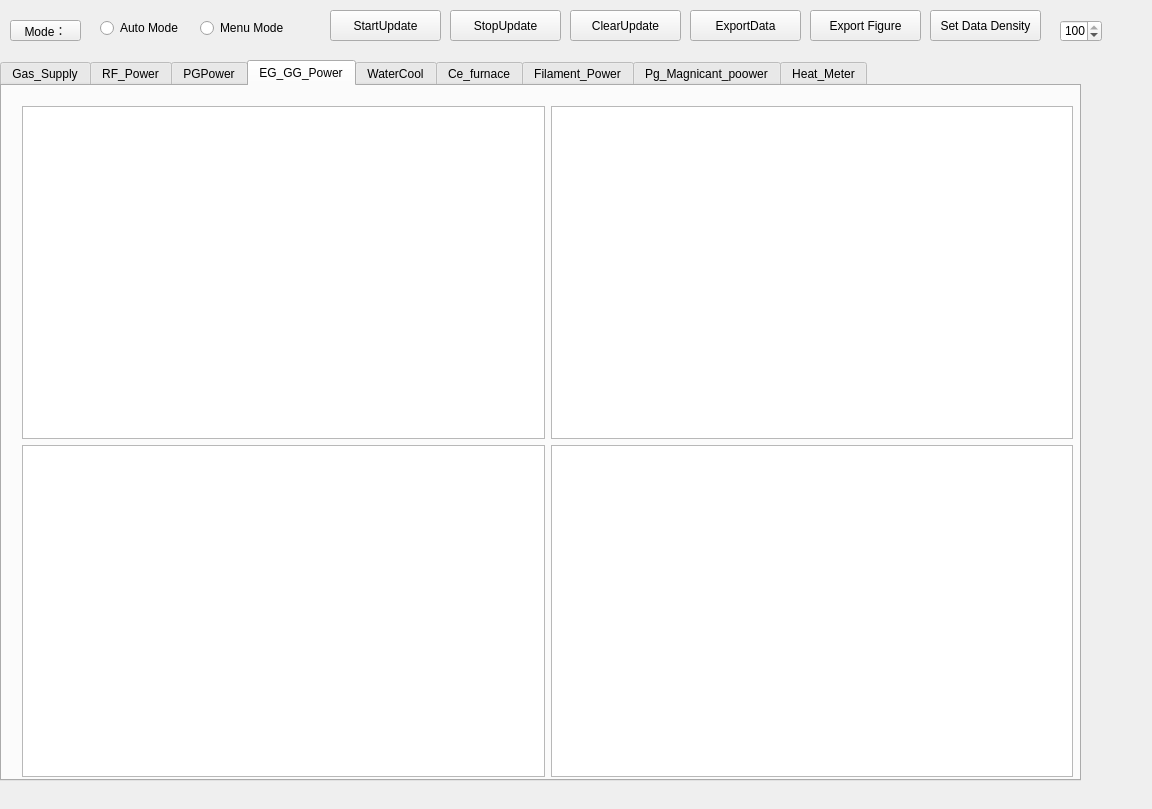
<?xml version="1.0" encoding="UTF-8"?>
<ui version="4.0">
 <class>Dialog</class>
 <widget class="QDialog" name="Dialog">
  <property name="geometry">
   <rect>
    <x>0</x>
    <y>0</y>
    <width>1152</width>
    <height>809</height>
   </rect>
  </property>
  <property name="windowTitle">
   <string>Dialog</string>
  </property>
  <widget class="QTabWidget" name="tabWidget">
   <property name="geometry">
    <rect>
     <x>0</x>
     <y>60</y>
     <width>1081</width>
     <height>721</height>
    </rect>
   </property>
   <property name="currentIndex">
    <number>3</number>
   </property>
   <widget class="QWidget" name="tab_4">
    <attribute name="title">
     <string>Gas_Supply</string>
    </attribute>
    <widget class="QWidget" name="gridLayoutWidget_12">
     <property name="geometry">
      <rect>
       <x>10</x>
       <y>10</y>
       <width>1051</width>
       <height>681</height>
      </rect>
     </property>
     <layout class="QGridLayout" name="gridLayout_4">
      <item row="2" column="0">
       <widget class="PlotWidget" name="graphicsView_15"/>
      </item>
      <item row="1" column="0">
       <widget class="PlotWidget" name="graphicsView_14"/>
      </item>
     </layout>
    </widget>
   </widget>
   <widget class="QWidget" name="tab_6">
    <attribute name="title">
     <string>RF_Power</string>
    </attribute>
    <widget class="QWidget" name="gridLayoutWidget_14">
     <property name="geometry">
      <rect>
       <x>20</x>
       <y>10</y>
       <width>1051</width>
       <height>681</height>
      </rect>
     </property>
     <layout class="QGridLayout" name="gridLayout_6">
      <item row="2" column="0">
       <widget class="PlotWidget" name="graphicsView_20"/>
      </item>
      <item row="1" column="0">
       <widget class="PlotWidget" name="graphicsView_19"/>
      </item>
     </layout>
    </widget>
   </widget>
   <widget class="QWidget" name="tab">
    <attribute name="title">
     <string>PGPower</string>
    </attribute>
    <widget class="QWidget" name="gridLayoutWidget_16">
     <property name="geometry">
      <rect>
       <x>30</x>
       <y>20</y>
       <width>1051</width>
       <height>671</height>
      </rect>
     </property>
     <layout class="QGridLayout" name="gridLayout_8">
      <item row="0" column="0">
       <widget class="PlotWidget" name="graphicsView_23"/>
      </item>
      <item row="1" column="0">
       <widget class="PlotWidget" name="graphicsView_24"/>
      </item>
     </layout>
    </widget>
   </widget>
   <widget class="QWidget" name="tab_8">
    <attribute name="title">
     <string>EG_GG_Power</string>
    </attribute>
    <widget class="QWidget" name="gridLayoutWidget_17">
     <property name="geometry">
      <rect>
       <x>20</x>
       <y>20</y>
       <width>1051</width>
       <height>671</height>
      </rect>
     </property>
     <layout class="QGridLayout" name="gridLayout_9">
      <item row="3" column="0">
       <widget class="PlotWidget" name="graphicsView_27"/>
      </item>
      <item row="2" column="1">
       <widget class="PlotWidget" name="graphicsView_26"/>
      </item>
      <item row="2" column="0">
       <widget class="PlotWidget" name="graphicsView_25"/>
      </item>
      <item row="3" column="1">
       <widget class="PlotWidget" name="graphicsView_28"/>
      </item>
     </layout>
    </widget>
   </widget>
   <widget class="QWidget" name="tab_2">
    <attribute name="title">
     <string>WaterCool</string>
    </attribute>
    <widget class="QPushButton" name="pushButton_17">
     <property name="geometry">
      <rect>
       <x>520</x>
       <y>10</y>
       <width>81</width>
       <height>21</height>
      </rect>
     </property>
     <property name="text">
      <string>ClearUpdate</string>
     </property>
    </widget>
    <widget class="QPushButton" name="pushButton_14">
     <property name="geometry">
      <rect>
       <x>840</x>
       <y>10</y>
       <width>91</width>
       <height>21</height>
      </rect>
     </property>
     <property name="text">
      <string>Export Figure</string>
     </property>
    </widget>
    <widget class="QPushButton" name="pushButton_10">
     <property name="geometry">
      <rect>
       <x>410</x>
       <y>10</y>
       <width>81</width>
       <height>21</height>
      </rect>
     </property>
     <property name="text">
      <string>StopRcving</string>
     </property>
    </widget>
    <widget class="QPushButton" name="pushButton_15">
     <property name="geometry">
      <rect>
       <x>720</x>
       <y>10</y>
       <width>91</width>
       <height>21</height>
      </rect>
     </property>
     <property name="text">
      <string>ExportDataDown</string>
     </property>
    </widget>
    <widget class="QPushButton" name="pushButton_16">
     <property name="geometry">
      <rect>
       <x>10</x>
       <y>10</y>
       <width>101</width>
       <height>23</height>
      </rect>
     </property>
     <property name="text">
      <string>StartUpdating</string>
     </property>
    </widget>
    <widget class="QPushButton" name="pushButton_12">
     <property name="geometry">
      <rect>
       <x>620</x>
       <y>10</y>
       <width>81</width>
       <height>21</height>
      </rect>
     </property>
     <property name="text">
      <string>ExportDataUp</string>
     </property>
    </widget>
    <widget class="QPushButton" name="pushButton_13">
     <property name="geometry">
      <rect>
       <x>280</x>
       <y>10</y>
       <width>91</width>
       <height>21</height>
      </rect>
     </property>
     <property name="text">
      <string>StartRcving</string>
     </property>
    </widget>
    <widget class="QPushButton" name="pushButton_11">
     <property name="geometry">
      <rect>
       <x>140</x>
       <y>10</y>
       <width>111</width>
       <height>23</height>
      </rect>
     </property>
     <property name="text">
      <string>StopUpdating</string>
     </property>
    </widget>
    <widget class="QWidget" name="gridLayoutWidget_10">
     <property name="geometry">
      <rect>
       <x>20</x>
       <y>50</y>
       <width>1051</width>
       <height>651</height>
      </rect>
     </property>
     <layout class="QGridLayout" name="gridLayout_2">
      <item row="0" column="0">
       <widget class="PlotWidget" name="graphicsView"/>
      </item>
      <item row="2" column="0">
       <widget class="PlotWidget" name="graphicsView_5"/>
      </item>
      <item row="1" column="0">
       <widget class="PlotWidget" name="graphicsView_3"/>
      </item>
      <item row="0" column="1">
       <widget class="PlotWidget" name="graphicsView_2"/>
      </item>
      <item row="1" column="1">
       <widget class="PlotWidget" name="graphicsView_4"/>
      </item>
      <item row="2" column="1">
       <widget class="PlotWidget" name="graphicsView_6"/>
      </item>
      <item row="3" column="0">
       <widget class="PlotWidget" name="graphicsView_7"/>
      </item>
      <item row="3" column="1">
       <widget class="PlotWidget" name="graphicsView_8"/>
      </item>
     </layout>
    </widget>
   </widget>
   <widget class="QWidget" name="tab_3">
    <attribute name="title">
     <string>Ce_furnace</string>
    </attribute>
    <widget class="QPushButton" name="pushButton_18">
     <property name="geometry">
      <rect>
       <x>420</x>
       <y>10</y>
       <width>81</width>
       <height>21</height>
      </rect>
     </property>
     <property name="text">
      <string>StopRcving</string>
     </property>
    </widget>
    <widget class="QPushButton" name="pushButton_19">
     <property name="geometry">
      <rect>
       <x>150</x>
       <y>10</y>
       <width>111</width>
       <height>23</height>
      </rect>
     </property>
     <property name="text">
      <string>StopUpdating</string>
     </property>
    </widget>
    <widget class="QPushButton" name="pushButton_20">
     <property name="geometry">
      <rect>
       <x>630</x>
       <y>10</y>
       <width>81</width>
       <height>21</height>
      </rect>
     </property>
     <property name="text">
      <string>ExportDataUp</string>
     </property>
    </widget>
    <widget class="QPushButton" name="pushButton_21">
     <property name="geometry">
      <rect>
       <x>290</x>
       <y>10</y>
       <width>91</width>
       <height>21</height>
      </rect>
     </property>
     <property name="text">
      <string>StartRcving</string>
     </property>
    </widget>
    <widget class="QPushButton" name="pushButton_22">
     <property name="geometry">
      <rect>
       <x>850</x>
       <y>10</y>
       <width>91</width>
       <height>21</height>
      </rect>
     </property>
     <property name="text">
      <string>Export Figure</string>
     </property>
    </widget>
    <widget class="QPushButton" name="pushButton_23">
     <property name="geometry">
      <rect>
       <x>730</x>
       <y>10</y>
       <width>91</width>
       <height>21</height>
      </rect>
     </property>
     <property name="text">
      <string>ExportDataDown</string>
     </property>
    </widget>
    <widget class="QPushButton" name="pushButton_24">
     <property name="geometry">
      <rect>
       <x>20</x>
       <y>10</y>
       <width>101</width>
       <height>23</height>
      </rect>
     </property>
     <property name="text">
      <string>StartUpdating</string>
     </property>
    </widget>
    <widget class="QPushButton" name="pushButton_25">
     <property name="geometry">
      <rect>
       <x>530</x>
       <y>10</y>
       <width>81</width>
       <height>21</height>
      </rect>
     </property>
     <property name="text">
      <string>ClearUpdate</string>
     </property>
    </widget>
    <widget class="QWidget" name="gridLayoutWidget_11">
     <property name="geometry">
      <rect>
       <x>10</x>
       <y>50</y>
       <width>1051</width>
       <height>651</height>
      </rect>
     </property>
     <layout class="QGridLayout" name="gridLayout_3">
      <item row="0" column="0">
       <widget class="PlotWidget" name="graphicsView_9"/>
      </item>
      <item row="1" column="0">
       <widget class="PlotWidget" name="graphicsView_11"/>
      </item>
      <item row="1" column="1">
       <widget class="PlotWidget" name="graphicsView_13"/>
      </item>
      <item row="2" column="0">
       <widget class="PlotWidget" name="graphicsView_10"/>
      </item>
      <item row="0" column="1">
       <widget class="PlotWidget" name="graphicsView_12"/>
      </item>
     </layout>
    </widget>
   </widget>
   <widget class="QWidget" name="tab_5">
    <attribute name="title">
     <string>Filament_Power</string>
    </attribute>
    <widget class="QPushButton" name="pushButton_34">
     <property name="geometry">
      <rect>
       <x>410</x>
       <y>10</y>
       <width>81</width>
       <height>21</height>
      </rect>
     </property>
     <property name="text">
      <string>StopRcving</string>
     </property>
    </widget>
    <widget class="QPushButton" name="pushButton_35">
     <property name="geometry">
      <rect>
       <x>140</x>
       <y>10</y>
       <width>111</width>
       <height>23</height>
      </rect>
     </property>
     <property name="text">
      <string>StopUpdating</string>
     </property>
    </widget>
    <widget class="QPushButton" name="pushButton_36">
     <property name="geometry">
      <rect>
       <x>620</x>
       <y>10</y>
       <width>81</width>
       <height>21</height>
      </rect>
     </property>
     <property name="text">
      <string>ExportDataUp</string>
     </property>
    </widget>
    <widget class="QPushButton" name="pushButton_37">
     <property name="geometry">
      <rect>
       <x>280</x>
       <y>10</y>
       <width>91</width>
       <height>21</height>
      </rect>
     </property>
     <property name="text">
      <string>StartRcving</string>
     </property>
    </widget>
    <widget class="QPushButton" name="pushButton_38">
     <property name="geometry">
      <rect>
       <x>840</x>
       <y>10</y>
       <width>91</width>
       <height>21</height>
      </rect>
     </property>
     <property name="text">
      <string>Export Figure</string>
     </property>
    </widget>
    <widget class="QPushButton" name="pushButton_39">
     <property name="geometry">
      <rect>
       <x>720</x>
       <y>10</y>
       <width>91</width>
       <height>21</height>
      </rect>
     </property>
     <property name="text">
      <string>ExportDataDown</string>
     </property>
    </widget>
    <widget class="QPushButton" name="pushButton_40">
     <property name="geometry">
      <rect>
       <x>10</x>
       <y>10</y>
       <width>101</width>
       <height>23</height>
      </rect>
     </property>
     <property name="text">
      <string>StartUpdating</string>
     </property>
    </widget>
    <widget class="QPushButton" name="pushButton_41">
     <property name="geometry">
      <rect>
       <x>520</x>
       <y>10</y>
       <width>81</width>
       <height>21</height>
      </rect>
     </property>
     <property name="text">
      <string>ClearUpdate</string>
     </property>
    </widget>
    <widget class="QWidget" name="gridLayoutWidget_13">
     <property name="geometry">
      <rect>
       <x>30</x>
       <y>50</y>
       <width>1051</width>
       <height>651</height>
      </rect>
     </property>
     <layout class="QGridLayout" name="gridLayout_5">
      <item row="1" column="0">
       <widget class="PlotWidget" name="graphicsView_18"/>
      </item>
      <item row="0" column="0">
       <widget class="PlotWidget" name="graphicsView_17"/>
      </item>
     </layout>
    </widget>
   </widget>
   <widget class="QWidget" name="tab_7">
    <attribute name="title">
     <string>Pg_Magnicant_poower</string>
    </attribute>
    <widget class="QPushButton" name="pushButton_50">
     <property name="geometry">
      <rect>
       <x>420</x>
       <y>10</y>
       <width>81</width>
       <height>21</height>
      </rect>
     </property>
     <property name="text">
      <string>StopRcving</string>
     </property>
    </widget>
    <widget class="QPushButton" name="pushButton_51">
     <property name="geometry">
      <rect>
       <x>150</x>
       <y>10</y>
       <width>111</width>
       <height>23</height>
      </rect>
     </property>
     <property name="text">
      <string>StopUpdating</string>
     </property>
    </widget>
    <widget class="QPushButton" name="pushButton_52">
     <property name="geometry">
      <rect>
       <x>630</x>
       <y>10</y>
       <width>81</width>
       <height>21</height>
      </rect>
     </property>
     <property name="text">
      <string>ExportDataUp</string>
     </property>
    </widget>
    <widget class="QPushButton" name="pushButton_53">
     <property name="geometry">
      <rect>
       <x>290</x>
       <y>10</y>
       <width>91</width>
       <height>21</height>
      </rect>
     </property>
     <property name="text">
      <string>StartRcving</string>
     </property>
    </widget>
    <widget class="QPushButton" name="pushButton_54">
     <property name="geometry">
      <rect>
       <x>850</x>
       <y>10</y>
       <width>91</width>
       <height>21</height>
      </rect>
     </property>
     <property name="text">
      <string>Export Figure</string>
     </property>
    </widget>
    <widget class="QPushButton" name="pushButton_55">
     <property name="geometry">
      <rect>
       <x>730</x>
       <y>10</y>
       <width>91</width>
       <height>21</height>
      </rect>
     </property>
     <property name="text">
      <string>ExportDataDown</string>
     </property>
    </widget>
    <widget class="QPushButton" name="pushButton_56">
     <property name="geometry">
      <rect>
       <x>20</x>
       <y>10</y>
       <width>101</width>
       <height>23</height>
      </rect>
     </property>
     <property name="text">
      <string>StartUpdating</string>
     </property>
    </widget>
    <widget class="QPushButton" name="pushButton_57">
     <property name="geometry">
      <rect>
       <x>530</x>
       <y>10</y>
       <width>81</width>
       <height>21</height>
      </rect>
     </property>
     <property name="text">
      <string>ClearUpdate</string>
     </property>
    </widget>
    <widget class="QWidget" name="gridLayoutWidget_15">
     <property name="geometry">
      <rect>
       <x>30</x>
       <y>40</y>
       <width>1051</width>
       <height>651</height>
      </rect>
     </property>
     <layout class="QGridLayout" name="gridLayout_7">
      <item row="1" column="0">
       <widget class="PlotWidget" name="graphicsView_21"/>
      </item>
      <item row="0" column="0">
       <widget class="PlotWidget" name="graphicsView_22"/>
      </item>
     </layout>
    </widget>
   </widget>
   <widget class="QWidget" name="tab_9">
    <attribute name="title">
     <string>Heat_Meter</string>
    </attribute>
    <widget class="QPushButton" name="pushButton_66">
     <property name="geometry">
      <rect>
       <x>420</x>
       <y>10</y>
       <width>81</width>
       <height>21</height>
      </rect>
     </property>
     <property name="text">
      <string>StopRcving</string>
     </property>
    </widget>
    <widget class="QPushButton" name="pushButton_67">
     <property name="geometry">
      <rect>
       <x>150</x>
       <y>10</y>
       <width>111</width>
       <height>23</height>
      </rect>
     </property>
     <property name="text">
      <string>StopUpdating</string>
     </property>
    </widget>
    <widget class="QPushButton" name="pushButton_68">
     <property name="geometry">
      <rect>
       <x>630</x>
       <y>10</y>
       <width>81</width>
       <height>21</height>
      </rect>
     </property>
     <property name="text">
      <string>ExportDataUp</string>
     </property>
    </widget>
    <widget class="QPushButton" name="pushButton_69">
     <property name="geometry">
      <rect>
       <x>290</x>
       <y>10</y>
       <width>91</width>
       <height>21</height>
      </rect>
     </property>
     <property name="text">
      <string>StartRcving</string>
     </property>
    </widget>
    <widget class="QPushButton" name="pushButton_70">
     <property name="geometry">
      <rect>
       <x>850</x>
       <y>10</y>
       <width>91</width>
       <height>21</height>
      </rect>
     </property>
     <property name="text">
      <string>Export Figure</string>
     </property>
    </widget>
    <widget class="QPushButton" name="pushButton_71">
     <property name="geometry">
      <rect>
       <x>730</x>
       <y>10</y>
       <width>91</width>
       <height>21</height>
      </rect>
     </property>
     <property name="text">
      <string>ExportDataDown</string>
     </property>
    </widget>
    <widget class="QPushButton" name="pushButton_72">
     <property name="geometry">
      <rect>
       <x>20</x>
       <y>10</y>
       <width>101</width>
       <height>23</height>
      </rect>
     </property>
     <property name="text">
      <string>StartUpdating</string>
     </property>
    </widget>
    <widget class="QPushButton" name="pushButton_73">
     <property name="geometry">
      <rect>
       <x>530</x>
       <y>10</y>
       <width>81</width>
       <height>21</height>
      </rect>
     </property>
     <property name="text">
      <string>ClearUpdate</string>
     </property>
    </widget>
   </widget>
  </widget>
  <widget class="QPushButton" name="pushButton_8">
   <property name="geometry">
    <rect>
     <x>10</x>
     <y>20</y>
     <width>71</width>
     <height>21</height>
    </rect>
   </property>
   <property name="text">
    <string>Mode：</string>
   </property>
  </widget>
  <widget class="QRadioButton" name="radioButton">
   <property name="geometry">
    <rect>
     <x>100</x>
     <y>20</y>
     <width>89</width>
     <height>16</height>
    </rect>
   </property>
   <property name="text">
    <string>Auto Mode</string>
   </property>
  </widget>
  <widget class="QRadioButton" name="radioButton_2">
   <property name="geometry">
    <rect>
     <x>200</x>
     <y>20</y>
     <width>89</width>
     <height>16</height>
    </rect>
   </property>
   <property name="text">
    <string>Menu Mode</string>
   </property>
  </widget>
  <widget class="QPushButton" name="pushButton_43">
   <property name="geometry">
    <rect>
     <x>450</x>
     <y>10</y>
     <width>111</width>
     <height>31</height>
    </rect>
   </property>
   <property name="text">
    <string>StopUpdate</string>
   </property>
  </widget>
  <widget class="QPushButton" name="pushButton_48">
   <property name="geometry">
    <rect>
     <x>330</x>
     <y>10</y>
     <width>111</width>
     <height>31</height>
    </rect>
   </property>
   <property name="text">
    <string>StartUpdate</string>
   </property>
  </widget>
  <widget class="QPushButton" name="pushButton_49">
   <property name="geometry">
    <rect>
     <x>570</x>
     <y>10</y>
     <width>111</width>
     <height>31</height>
    </rect>
   </property>
   <property name="text">
    <string>ClearUpdate</string>
   </property>
  </widget>
  <widget class="QPushButton" name="pushButton_46">
   <property name="geometry">
    <rect>
     <x>810</x>
     <y>10</y>
     <width>111</width>
     <height>31</height>
    </rect>
   </property>
   <property name="text">
    <string>Export Figure</string>
   </property>
  </widget>
  <widget class="QPushButton" name="pushButton_47">
   <property name="geometry">
    <rect>
     <x>690</x>
     <y>10</y>
     <width>111</width>
     <height>31</height>
    </rect>
   </property>
   <property name="text">
    <string>ExportData</string>
   </property>
  </widget>
  <widget class="QSpinBox" name="spinBox">
   <property name="geometry">
    <rect>
     <x>1060</x>
     <y>20</y>
     <width>42</width>
     <height>22</height>
    </rect>
   </property>
   <property name="prefix">
    <string/>
   </property>
   <property name="minimum">
    <number>0</number>
   </property>
   <property name="maximum">
    <number>100</number>
   </property>
   <property name="singleStep">
    <number>10</number>
   </property>
   <property name="value">
    <number>100</number>
   </property>
  </widget>
  <widget class="QPushButton" name="pushButton_58">
   <property name="geometry">
    <rect>
     <x>930</x>
     <y>10</y>
     <width>111</width>
     <height>31</height>
    </rect>
   </property>
   <property name="text">
    <string>Set Data Density</string>
   </property>
  </widget>
 </widget>
 <customwidgets>
  <customwidget>
   <class>PlotWidget</class>
   <extends>QGraphicsView</extends>
   <header>pyqtgraph</header>
  </customwidget>
 </customwidgets>
 <resources/>
 <connections/>
</ui>
